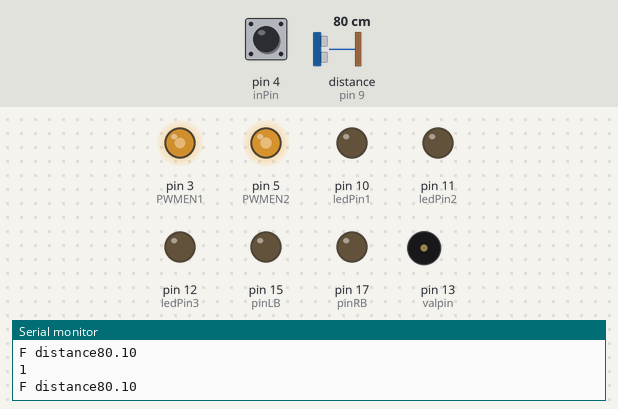
Recording of a sketch running on a simulated Arduino Uno, built with avr-gcc and run on an emulated ATmega328P. On the bench: output pins drawn as LEDs (lit = HIGH), buzzer (waves = sounding), the last lines printed to the serial monitor. Wiring (inferred from the names in the program): ultrasonic range finder: trigger pin 8; echo pin 9. Inputs (shaded band) come from the test bench; at power-on: distance to the obstacle (sensor on pin 9) 80 cm, pin 4 (inPin) HIGH. The echo pulse lasts 58.3 µs per cm; pins used as bus, display or sensor lines are not drawn.

Above: at 8.46 s.
8.5 s: distance to the obstacle (sensor on pin 9) set to 50 cm
At 12.76 s:
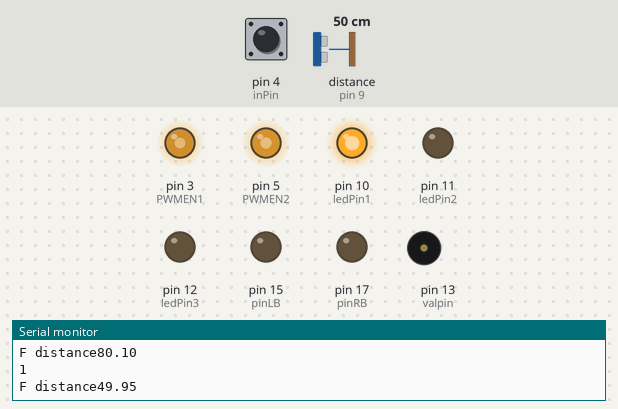
14.9 s: distance to the obstacle (sensor on pin 9) set to 40 cm
At 18.4 s:
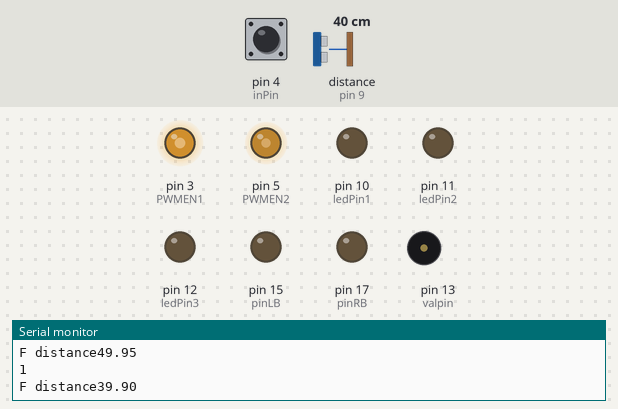
At 30.4 s:
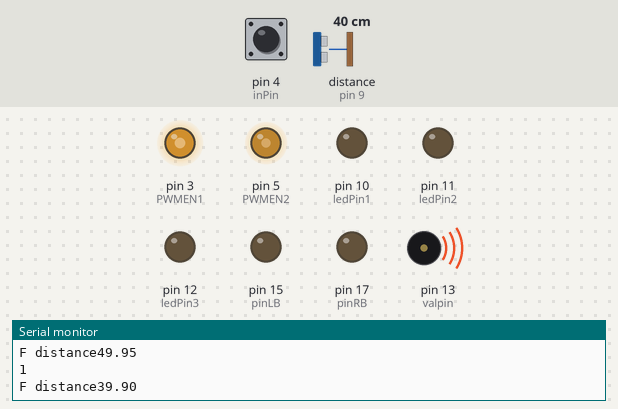
Timing chart, 0 to 36.4 s (numbered marks = the images above; inputs shaded):
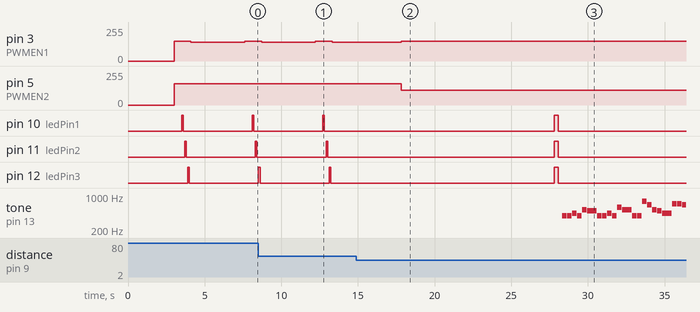

The sketch:

sketch_jun03c.ino
```cpp
//超音波

int inputPin=9;
//定義超音波信號接收腳位
int outputPin=8;
//定義超音波信號發射腳位

//LED
int ledPin1=10;
//設定LED由第10腳位控制
int ledPin2=11;
//設定LED由第11腳位控制
int ledPin3=12;
//設定LED由第12腳位控制


//光敏
int val=1;
//設一個變數來讀取PIN的狀態
int ledState = 0;
int inPin=4;
//設PIN腳為4


//蜂鳴器
int valpin=13;
//設定腳位為13
char notes[]="ggagCbggagDCggGECbaFFECDC";
//寫入生日快樂歌簡譜
unsigned long beats[]={1,1,1,1,1,2,1,1,1,1,1,2,1,1,1,1,1,1,2,1,1,1,1,1,2};
//寫入每個音機的拍子
int length =sizeof(notes);
//利用sizeof(),算出要用多少音符
int tempo=300;
//拍子長度

//輪子
int pinLF=14;
//定義14腳位左前
int pinLB=15;
//定義15腳位左後
int pinRF=16;
//定義16腳位右前
int pinRB=17;
//定義17腳位右後
int PWMEN1=3;
int PWMEN2=5;
//脈衝寬度調變


void setup() {
  // put your setup code here, to run once:
Serial.begin(9600);
pinMode(inputPin,INPUT);
//設定腳位輸入
pinMode(outputPin,OUTPUT);
//設定腳位輸出

pinMode(valpin,INPUT);

pinMode(ledPin1, OUTPUT);
//設定第10腳位為輸出
pinMode(ledPin2, OUTPUT);
//設定第11腳位為輸出
pinMode(ledPin3, OUTPUT);
//設定第12腳位為輸出
pinMode(inPin,INPUT);
}


void loop() {
delay(3000);
//延遲3秒
val=digitalRead(inPin);
//使用變數來讀取按鍵腳位狀態
Serial.println(val);
  // 光線不足時打開 LED
  if (val==0 ) {
    digitalWrite(ledPin1, HIGH);
    //設定led1亮
    digitalWrite(ledPin2, HIGH);
    //設定led2亮
    digitalWrite(ledPin3, HIGH);
    //設定led3亮
    delay(5000);
    //等待(5秒)
    digitalWrite(ledPin1, LOW);
    //設定led1暗
    digitalWrite(ledPin2, LOW);
    //設定led2暗
    digitalWrite(ledPin3, LOW);
    //設定led3暗
  }else {
    ask_pin_F();
    //執行超音波感測
    stop1(5);
    //停止,傳入參數(5)
  }
}


void playNote(int valoutputPin,char note,unsigned long duration){
  char names[]={'c','d','e','f','g','a','b','C','D','E','F','G'};
    //音符用矩陣來表示
  int tones[]={261,294,330,349,392,440,494,523,587,659,698,784};
  //對應的頻率用矩陣表示
  for (int i=0;i<12;i++){
    if(names[i]==note){
      tone(valoutputPin,tones[i],duration);
      delay(duration);
      noTone(valoutputPin);
      //依據順序來對應音階符號和頻率
    }
  }
}


void ask_pin_F(){
  digitalWrite(outputPin,LOW);
  delayMicroseconds(2);
  //讓超聲波發射低電壓2
  digitalWrite(outputPin,HIGH);
  delayMicroseconds(10);
  //讓超聲波發射低電壓10
  digitalWrite(outputPin,LOW);
  //維持超聲波發射低電壓
  float Fdistance=pulseIn(inputPin,HIGH);
  //讀取相差時間
  Fdistance=Fdistance/5.8/10;
  //將時間轉為距離
  Serial.print("F distance");
  //輸出距離
  Serial.println(Fdistance);
  //顯示距離


if (Fdistance>45){
  advance(5);
  //前進,傳入參數5
   digitalWrite(ledPin1,HIGH);
  //設定led亮
  delay(100);
  //等待(0.1秒)
  digitalWrite(ledPin1,LOW);
  //設定led暗
  delay(100);
  //等待(0.1秒)
  digitalWrite(ledPin2,HIGH);
  //設定led亮
  delay(100);
  //等待(0.1秒)
  digitalWrite(ledPin2,LOW);
  //設定led暗
  delay(100);
  //等待(0.1秒)
  digitalWrite(ledPin3,HIGH);
  //設定led亮
  delay(100);
  //等待(0.1秒)
  digitalWrite(ledPin3,LOW);
  //設定led暗
  delay(100);
  //等待(0.1秒)
   }


  if (Fdistance>20&Fdistance<45){
  stop1(10);
  //停止,傳入參數10
  val=0;
  val=digitalRead(valpin);
  //讀取腳位狀態
  if(val==0){
  turnR(100);
  for(int i=0;i<length;i++){
  digitalWrite(ledPin1, HIGH);
  //設定led1亮
  digitalWrite(ledPin2, HIGH);
  //設定led2亮
  digitalWrite(ledPin3, HIGH);
  //設定led3亮
  delay(250);
  //等待(0.25秒)
  digitalWrite(ledPin1, LOW);
  //設定led1暗
  digitalWrite(ledPin2, LOW);
  //設定led2暗
  digitalWrite(ledPin3, LOW);
  //設定led3暗
  delay(250);
  //等待(0.25秒)
 for(int i=0;i<length;i++){
 //用for來撥放我們設定的歌曲
 if (notes[i]==' ')
    delay(beats[i]*tempo);
    //如果是空白就不放音樂
 else
    playNote(valpin,notes[i],beats[i]*tempo);
    //呼叫playNote()fuction,將音符轉換成音訊讓蜂鳴器發出聲音
    delay(tempo/10);
    //讓音符之間的間隔有連音或段音效果
  }
    }
   val=1;
  }
  }


  if (Fdistance<20){
  back(1);
  //後退,傳入參數1
  delay(1000);
  //延遲1秒
  turnR(3);
  //右轉,傳入參數3
   }
}


void advance(int a){
digitalWrite(pinRF,HIGH);
digitalWrite(pinRB,LOW);
//使右馬達啟動動作
analogWrite(PWMEN1,150);
//改變馬達旋轉快慢
analogWrite(pinRB,0);
//使腳位持續低電位
digitalWrite(pinLF,HIGH);
digitalWrite(pinLB,LOW);
//使左馬達啟動動作
analogWrite(PWMEN2,160);
//改變馬達旋轉快慢
analogWrite(pinLB,0);
//使腳位持續低電位
delay(a*100);
//工作狀態時間設定
}


void back(int g){
digitalWrite(pinRF,LOW);
digitalWrite(pinRB,HIGH);
//使右馬達啟動動作
analogWrite(pinRF,0);
//使腳位持續低電位
analogWrite(PWMEN1,155);
//改變馬達旋轉快慢
digitalWrite(pinLF,LOW);
digitalWrite(pinLB,HIGH);
//使左馬達啟動動作
analogWrite(pinLF,0);
//使腳位持續低電位
analogWrite(PWMEN2,160);
//改變馬達旋轉快慢
delay(g*100);
//工作狀態時間設定
}


void stop1(int b){
digitalWrite(pinRF,LOW);
digitalWrite(pinRB,LOW);
//使右馬達啟動動作
analogWrite(PWMEN1,140);
//改變馬達旋轉快慢
analogWrite(pinRB,0);
//使腳位持續低電位
digitalWrite(pinLF,LOW);
digitalWrite(pinLB,LOW);
//使左馬達啟動動作
analogWrite(PWMEN2,158);
//改變馬達旋轉快慢
analogWrite(pinLB,0);
//使腳位持續低電位
delay(b*100);
//工作狀態時間設定
}


void turnL(int c){
digitalWrite(pinRF,HIGH);
digitalWrite(pinRB,LOW);
//使右馬達啟動動作
analogWrite(PWMEN1,100);
//改變馬達旋轉快慢
analogWrite(pinRB,0);
//使腳位持續低電位
digitalWrite(pinLF,LOW);
digitalWrite(pinLB,LOW);
//使左馬達啟動動作
analogWrite(PWMEN2,100);
//改變馬達旋轉快慢
analogWrite(pinRB,0);
//使腳位持續低電位
delay(c*100);
//工作狀態時間設定
}


void turnR(int d){
digitalWrite(pinLF,HIGH);
digitalWrite(pinLB,LOW);
//使左馬達啟動動作
analogWrite(PWMEN1,150);
//改變馬達旋轉快慢
analogWrite(pinRB,0);
//使腳位持續低電位
digitalWrite(pinRF,LOW);
digitalWrite(pinRB,LOW);
//使右馬達啟動動作
analogWrite(PWMEN2,110);
//改變馬達旋轉快慢
analogWrite(pinRB,0);
//使腳位持續低電位
delay(d*100);
//工作狀態時間設定
}
```

Measured:
- the behaviour switches between 46 and 45 cm on distance to the obstacle (sensor on pin 9) (found by bisection; images 1 and 2)
- after the input at 14.9 s, tone on pin 13 (valpin): plays 392 Hz for 0.30 s, 392 Hz for 0.30 s, 440 Hz for 0.30 s, 392 Hz for 0.30 s, 523 Hz for 0.30 s, 494 Hz for 0.60 s … (22 notes in this stretch), starting after 13.4 s
